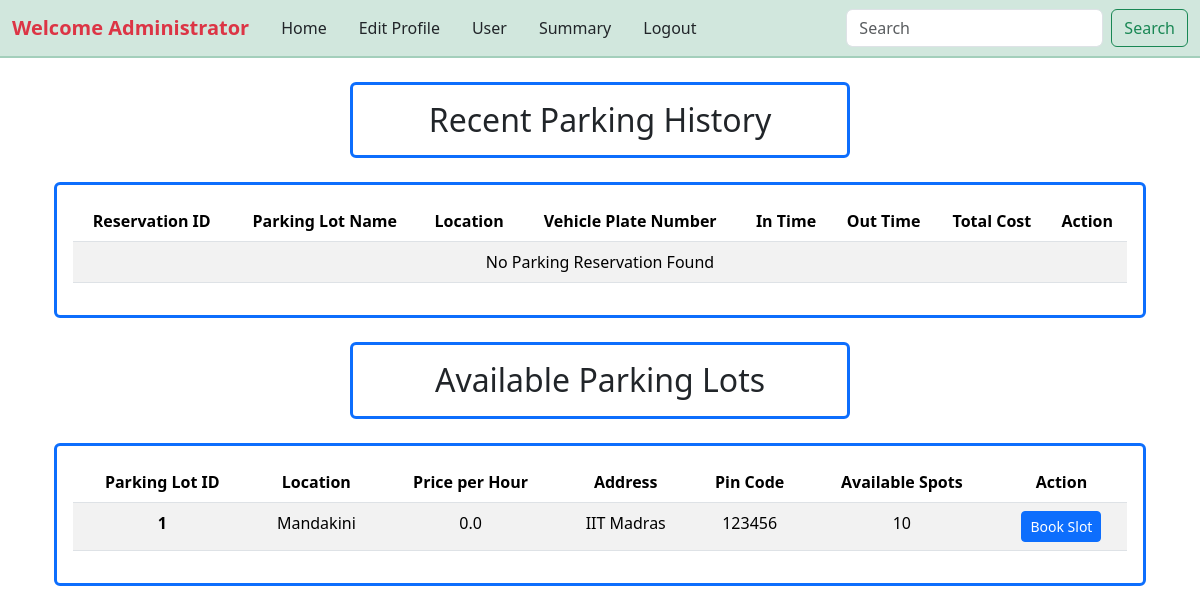
/user_dashboard (signed in), run on the app's committed database.
### controllers/models.py (models this page shows)
class ParkingLot(db.Model):
    id = db.Column(db.Integer, primary_key=True)
    prime_location_name = db.Column(db.String(255),unique=True, nullable=False)
    price = db.Column(db.Float, nullable=False)
    address = db.Column(db.String(255), nullable=False)
    pin_code = db.Column(db.String(10), nullable=False)
    maximum_number_of_spots = db.Column(db.Integer, nullable=False)
    description = db.Column(db.Text, nullable=True)
    parking_spots = db.relationship('ParkingSpot', backref='parking_lot', cascade="all, delete-orphan", lazy='dynamic')

### controllers/routes.py (the view)
@app.route('/user_dashboard', methods=['GET', 'POST'])
def user_dashboard():
    if 'user_id' not in session:
        flash('Please log in to view your dashboard.', 'danger')
        return redirect(url_for('home'))
    parking_lots = ParkingLot.query.all()
    reserved_parking_spots = ReservedParkingSpot.query.filter_by(user_id=session['user_id']).all()
    return render_template('user_dashboard.html',
                           parking_lots=parking_lots,
                           reserved_parking_spots=reserved_parking_spots,
                           datetime=datetime)

### templates/user_dashboard.html (shortened to what this page needs)
{% extends "dashboard.html" %}
{% block content %}
    <div class="container mt-4">
        <div class="container mt-4">
            <h2 class="card card-custom mx-auto border-primary rounded p-3 mb-4 mt-4 text-center"
                style="max-width: 500px; border-width: 3px !important;">Recent Parking History</h2>
            <div class="card card-custom border-primary rounded text-center"
                 style="border-width: 3px !important;">
              <div class="card-body">
                  <div class="table-responsive">
                    <table class="table table-striped">
                      <thead>
                        <tr>
                            <th scope="col">Reservation ID</th>
                            <th scope="col">Parking Lot Name</th>
                            <th scope="col">Location</th>
                            <th scope="col">Vehicle Plate Number</th>
                            <th scope="col">In Time</th>
                            <th scope="col">Out Time</th>
                            <th scope="col">Total Cost</th>
                            <th scope="col">Action</th>
                        </tr>
                      </thead>
                      <tbody>
                        {% if reserved_parking_spots %}
                            {% for spots in reserved_parking_spots %}
                                <tr>
                                    <th scope="row">{{spots.id}}</th>
                                    <td>
                                        {% if spots.spot_id %}
                                            {{spots.parking_spot.parking_lot.prime_location_name}}
                                        {% else %}
                                            Parking Lot Deleted
                                        {% endif %}
                                    </td>
                                    <td>
                                        {% if spots.spot_id %}
                                            {{spots.parking_spot.parking_lot.address}}
                                        {% else %}
                                            Parking Lot Deleted
                                        {% endif %}
                                    </td>
                                    <td>{{spots.vehicle_plate}}</td>
                                    <td>{{spots.in_time.strftime('%Y-%m-%d %H:%M:%S')}}</td>
                                    <td>
                                        {% if spots.out_time %}
                                            {{spots.out_time.strftime('%Y-%m-%d %H:%M:%S')}}
                                        {% else %}
                                            Active
                                        {% endif %}
                                    </td>
                                    <td>
                                        {% if spots.total_cost is not none %}
                                            ₹{{spots.total_cost | int}}
                                        {% else %}
                                            Active
                                        {% endif %}
                                    </td>
                                    {% if spots.is_active == True %}
                                        <td><button type="button" class="btn btn-sm btn-danger"
                                                popovertarget="release_slot{{ spots.id }}">Release</button></td>
                                    {% else %}
                                        <td><button type="button" class="btn btn-sm btn-success" disabled>Parked Out</button></td>
                                    {% endif %}
                                </tr>
                            {% endfor %}
                        {% else %}
                            <tr>
                                <td colspan="8" class="text-center">No Parking Reservation Found</td>
                            </tr>
                        {% endif %}
                      </tbody>
                    </table>
                  </div>
              </div>
            </div>
        </div>
        <div class="container mt-4">
            <h2 class="card card-custom mx-auto border-primary rounded p-3 mb-4 mt-4 text-center"
                style="max-width: 500px; border-width: 3px !important;">Available Parking Lots</h2>
            <div class="card card-custom border-primary rounded text-center"
                 style="border-width: 3px !important;">
              <div class="card-body">
                  <div class="table-responsive">
                    <table class="table table-striped">
                      <thead>
                        <tr>
                            <th scope="col">Parking Lot ID</th>
                            <th scope="col">Location</th>
                            <th scope="col">Price per Hour</th>
                            <th scope="col">Address</th>
                            <th scope="col">Pin Code</th>
                            <th scope="col">Available Spots</th>
                            <th scope="col">Action</th>
                        </tr>
                      </thead>
                      <tbody>
                        {% if parking_lots %}
                            {% for lots in parking_lots %}
                                <tr>
                                    <th scope="row">{{lots.id}}</th>
                                    <td>{{lots.prime_location_name}}</td>
                                    <td>{{lots.price}}</td>
                                    <td>{{lots.address}}</td>
                                    <td>{{lots.pin_code}}</td>
                                    <td>{{lots.parking_spots.filter_by(status=False).count()}}</td>
                                    {% if (lots.parking_spots.filter_by(status=False).count()) > 0%}
                                        <td><button type="button" class="btn btn-sm btn-primary"
                                                popovertarget="book_slot{{ lots.id }}">Book Slot</button></td>
                                    {% else %}
                                        <td><button type="button" class="btn btn-sm btn-outline-primary"
                                                popovertarget="book_slot{{ lots.id }} disabled">Book Slot</button></td>
                                    {% endif %}
                                </tr>
                            {% endfor %}
                        {% else %}
                            <tr>
                                <td colspan="7" class="text-center">No Parking Lot Found</td>
                            </tr>
                        {% endif %}
                      </tbody>
                    </table>
                  </div>
              </div>
            </div>
        </div>
    </div>
{% endblock %}

### data on the page
ParkingLot: id "1", prime_location_name "Mandakini", price "0.0", address "IIT Madras", pin_code "123456", parking_spots.filter_by "10"

### other printed values
{{ session.get('full_name') }} "Administrator"
